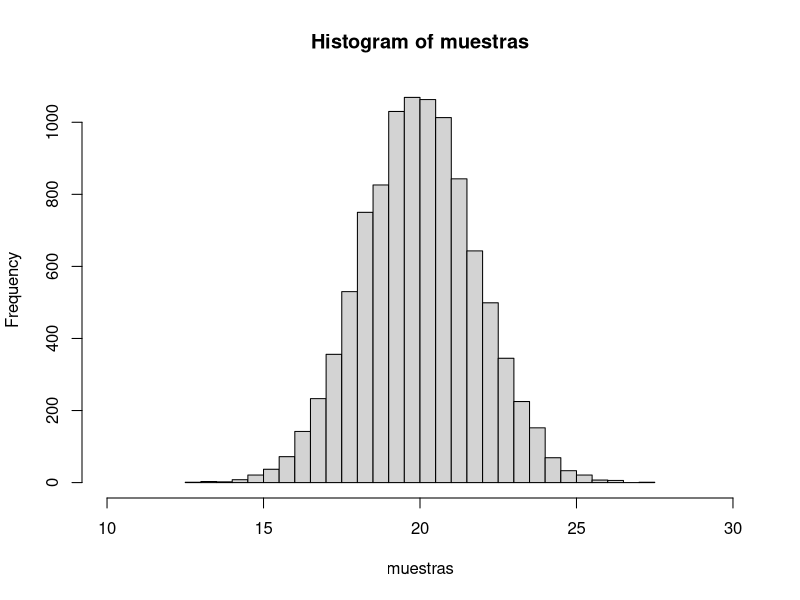

Here is the R script that generated this plot:

sampleXi <- function() {
  xi <- runif(1)
  return(xi)
}

sampleE <- function() {
  e <- 0
  for (i in 1: 40) {
    e <- e + sampleXi()
  }
  return(e)
}

n <- 10000
muestras <- sapply(1:n, function(x) { return(sampleE()) })

hist(muestras, 50, xlim=c(10,30))
